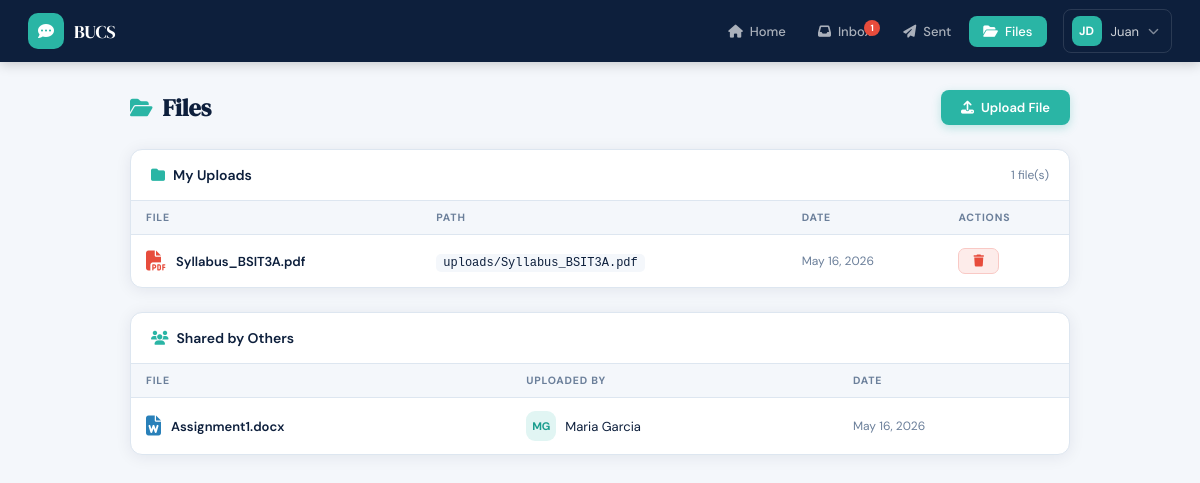
/files.php (signed in), run on the app's committed database.
### tables this page shows
CREATE TABLE IF NOT EXISTS files (
    file_id     INT AUTO_INCREMENT PRIMARY KEY,
    filename    VARCHAR(255) NOT NULL,
    file        VARCHAR(500) NOT NULL,
    uploaded_by VARCHAR(20)  NOT NULL,
    uploaded_at DATETIME     DEFAULT CURRENT_TIMESTAMP,
    FOREIGN KEY (uploaded_by) REFERENCES users(id_no) ON DELETE CASCADE
);

CREATE TABLE IF NOT EXISTS users (
    id_no      VARCHAR(20)  PRIMARY KEY,
    fname      VARCHAR(50)  NOT NULL,
    mname      VARCHAR(50)  DEFAULT '',
    lname      VARCHAR(50)  NOT NULL,
    uname      VARCHAR(50)  NOT NULL UNIQUE,
    pwd        VARCHAR(255) NOT NULL,
    created_at DATETIME     DEFAULT CURRENT_TIMESTAMP
);

### includes/config.php (called while the page is built, shortened)
<?php
function auth_guard() {
    return $_SESSION['user'];
}

### files.php (the view, shortened to what this page needs)
<?php
require_once 'includes/config.php';
$me = auth_guard();
$db  = getDB();
$uid = $me['id_no'];
$my_files  = $db->query("SELECT * FROM files WHERE uploaded_by='$uid' ORDER BY uploaded_at DESC");
$all_files = $db->query("
    SELECT f.*, u.fname, u.lname
    FROM files f JOIN users u ON f.uploaded_by = u.id_no
    WHERE f.uploaded_by != '$uid'
    ORDER BY f.uploaded_at DESC");
function fileIcon($name) {
    $ext = strtolower(pathinfo($name, PATHINFO_EXTENSION));
    $map = [
        'pdf'  => ['fa-file-pdf',        '#e74c3c'],
        'doc'  => ['fa-file-word',        '#2980b9'],
        'docx' => ['fa-file-word',        '#2980b9'],
        'xls'  => ['fa-file-excel',       '#27ae60'],
        'xlsx' => ['fa-file-excel',       '#27ae60'],
        'ppt'  => ['fa-file-powerpoint',  '#e67e22'],
        'pptx' => ['fa-file-powerpoint',  '#e67e22'],
        'jpg'  => ['fa-file-image',       '#9b59b6'],
        'jpeg' => ['fa-file-image',       '#9b59b6'],
        'png'  => ['fa-file-image',       '#9b59b6'],
        'zip'  => ['fa-file-zipper',      '#7f8c8d'],
        'txt'  => ['fa-file-lines',       '#95a5a6'],
    ];
    return $map[$ext] ?? ['fa-file', '#95a5a6'];
}
include 'includes/head.php';
include 'includes/navbar.php';
?>
<div class="page-wrap">
  <div class="page-head">
    <h1 class="page-title"><i class="fa fa-folder-open"></i> Files</h1>
    <button class="btn btn-primary" onclick="openModal('uploadModal')">
      <i class="fa fa-upload"></i> Upload File
    </button>
  </div>
  <div class="card mb-24">
    <div class="card-header">
      <span class="card-header-title"><i class="fa fa-folder"></i> My Uploads</span>
      <span class="card-header-meta"><?= $my_files->num_rows ?> file(s)</span>
    </div>
    <?php if ($my_files->num_rows === 0): ?>
      <div class="empty-state" style="padding:36px 20px">
        <i class="fa fa-folder-open"></i><p>No files uploaded yet.</p>
      </div>
    <?php else: ?>
      <div class="tbl-wrap">
        <table class="tbl">
          <thead><tr><th>File</th><th>Path</th><th>Date</th><th>Actions</th></tr></thead>
          <tbody>
          <?php while ($f = $my_files->fetch_assoc()):
            [$icon, $clr] = fileIcon($f['filename']); ?>
            <tr>
              <td>
                <div class="file-row">
                  <i class="fa <?= $icon ?> file-icon" style="color:<?= $clr ?>"></i>
                  <span class="font-600"><?= htmlspecialchars($f['filename']) ?></span>
                </div>
              </td>
              <td><code><?= htmlspecialchars($f['file']) ?></code></td>
              <td class="text-muted text-sm"><?= date('M d, Y', strtotime($f['uploaded_at'])) ?></td>
              <td>
                <form method="POST" onsubmit="return confirm('Delete this file?')">
                  <button class="btn btn-danger btn-sm"><i class="fa fa-trash"></i></button>
                </form>
              </td>
            </tr>
          <?php endwhile; ?>
          </tbody>
        </table>
      </div>
    <?php endif; ?>
  </div>
  <div class="card">
    <div class="card-header">
      <span class="card-header-title"><i class="fa fa-users"></i> Shared by Others</span>
    </div>
    <?php if ($all_files->num_rows === 0): ?>
      <div class="empty-state" style="padding:36px 20px">
        <i class="fa fa-folder-open"></i><p>No shared files available.</p>
      </div>
    <?php else: ?>
      <div class="tbl-wrap">
        <table class="tbl">
          <thead><tr><th>File</th><th>Uploaded By</th><th>Date</th></tr></thead>
          <tbody>
          <?php while ($f = $all_files->fetch_assoc()):
            [$icon, $clr] = fileIcon($f['filename']); ?>
            <tr>
              <td>
                <div class="file-row">
                  <i class="fa <?= $icon ?> file-icon" style="color:<?= $clr ?>"></i>
                  <span class="font-600"><?= htmlspecialchars($f['filename']) ?></span>
                </div>
              </td>
              <td>
                <div class="person-row">
                  <div class="avatar avatar-sm avatar-teal">
                    <?= strtoupper(substr($f['fname'],0,1).substr($f['lname'],0,1)) ?>
                  </div>
                  <?= htmlspecialchars($f['fname'].' '.$f['lname']) ?>
                </div>
              </td>
              <td class="text-muted text-sm"><?= date('M d, Y', strtotime($f['uploaded_at'])) ?></td>
            </tr>
          <?php endwhile; ?>
          </tbody>
        </table>
      </div>
    <?php endif; ?>
  </div>
</div>
</body>
</html>

### assets/css/style.css (style rules this page uses)
*, *::before, *::after { box-sizing: border-box; margin: 0; padding: 0; }
:root { --navy: #0d1f3c; --blue: #1a3a6b; --teal: #2ab5a5; --teal-dk: #1a9d8e; --teal-lt: #e1f5f3; --text: #0d1f3c; --muted: #6b7f9a; --border: #dde6f0; --bg: #f4f7fb; --white: #ffffff; --error: #e74c3c; --success: #27ae60; --warn: #f39c12; --nav-h: 62px; --radius: 12px; --shadow: 0 2px 16px rgba(13,31,60,.08); --shadow-lg: 0 6px 32px rgba(13,31,60,.14); }
html { font-size: 14px; scroll-behavior: smooth; }
body { font-family: 'DM Sans', sans-serif; background: var(--bg); color: var(--text); min-height: 100vh; }
code { background: var(--bg); padding: 2px 7px; border-radius: 5px; font-size: 12px; font-family: 'Courier New', monospace; }
.page-wrap { max-width: 980px; margin: 0 auto; padding: 28px 20px 48px; }
.page-head { display: flex; align-items: center; justify-content: space-between; margin-bottom: 24px; gap: 12px; flex-wrap: wrap; }
.page-title { font-family: 'DM Serif Display', serif; font-size: 24px; color: var(--navy); display: flex; align-items: center; gap: 10px; }
.page-title i { color: var(--teal); font-size: 20px; }
.card { background: var(--white); border-radius: var(--radius); border: 1px solid var(--border); box-shadow: var(--shadow); overflow: hidden; }
.card-header { display: flex; align-items: center; justify-content: space-between; padding: 16px 20px; border-bottom: 1px solid var(--border); }
.card-header-title { font-weight: 600; color: var(--navy); font-size: 14px; display: flex; align-items: center; gap: 8px; }
.card-header-title i { color: var(--teal); }
.card-header-meta { font-size: 12px; color: var(--muted); }
.btn { display: inline-flex; align-items: center; gap: 7px; padding: 9px 20px; border-radius: 8px; border: none; font-family: inherit; font-size: 13px; font-weight: 600; cursor: pointer; transition: all .15s; text-decoration: none; white-space: nowrap; }
.btn-primary { background: var(--teal); color: #fff; box-shadow: 0 3px 10px rgba(42,181,165,.28); }
.btn-danger { background: #fdecea; color: var(--error); border: 1.5px solid #f9c9c5; }
.btn-sm { padding: 6px 14px; font-size: 12px; border-radius: 7px; }
.tbl-wrap { overflow-x: auto; }
.tbl { width: 100%; border-collapse: collapse; font-size: 13px; }
.tbl thead tr { background: var(--bg); }
.tbl th { padding: 10px 15px; text-align: left; font-size: 10.5px; font-weight: 700; text-transform: uppercase; letter-spacing: .08em; color: var(--muted); white-space: nowrap; }
.tbl td { padding: 13px 15px; border-top: 1px solid var(--border); vertical-align: middle; }
.avatar { border-radius: 9px; display: grid; place-items: center; font-weight: 700; flex-shrink: 0; font-size: 12px; }
.avatar-sm { width: 30px; height: 30px; font-size: 11px; }
.avatar-teal { background: var(--teal-lt); color: var(--teal-dk); }
.person-row { display: flex; align-items: center; gap: 9px; }
.file-row { display: flex; align-items: center; gap: 10px; }
.file-icon { font-size: 20px; flex-shrink: 0; }
.mb-24 { margin-bottom: 24px; }
.text-muted { color: var(--muted); }
.text-sm { font-size: 12px; }
.font-600 { font-weight: 600; }

### data on the page
files: filename "Syllabus_BSIT3A.pdf", file "uploads/Syllabus_BSIT3A.pdf", uploaded_at "May 16, 2026"
files: filename "Assignment1.docx", uploaded_by.lname "MG", uploaded_by.lname "Maria Garcia", uploaded_at "May 16, 2026"

### other printed values
$unread "1"
substr($me['fname'], 0, 1) . substr($me['lname'], 0, 1) "JD"
$me['fname'] "Juan"
$my_files->num_rows "1"
